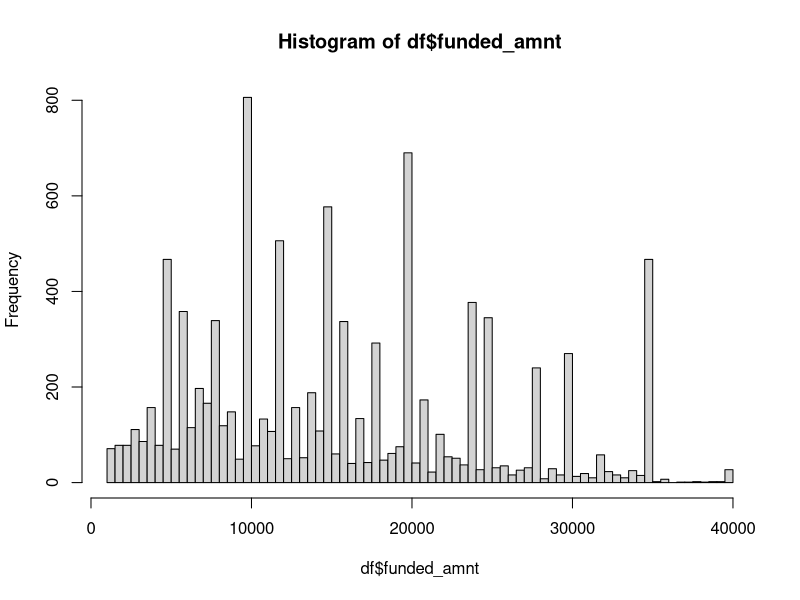
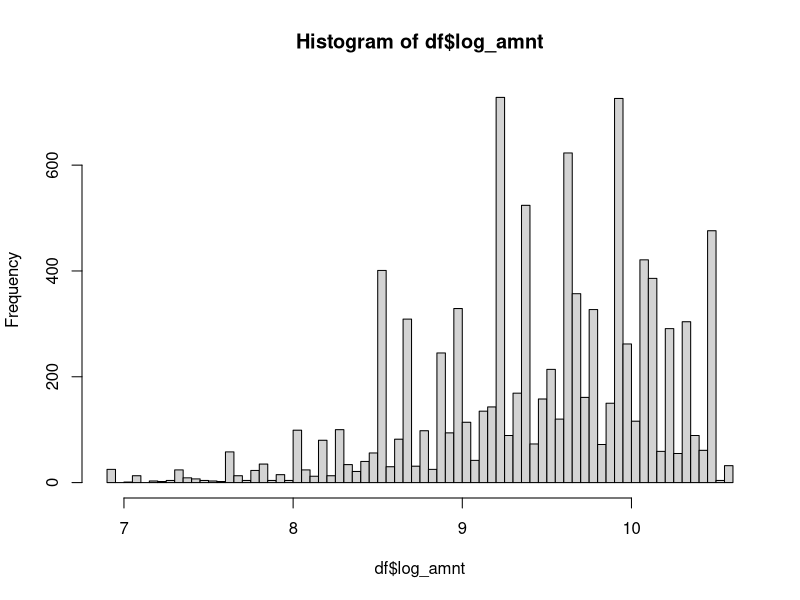
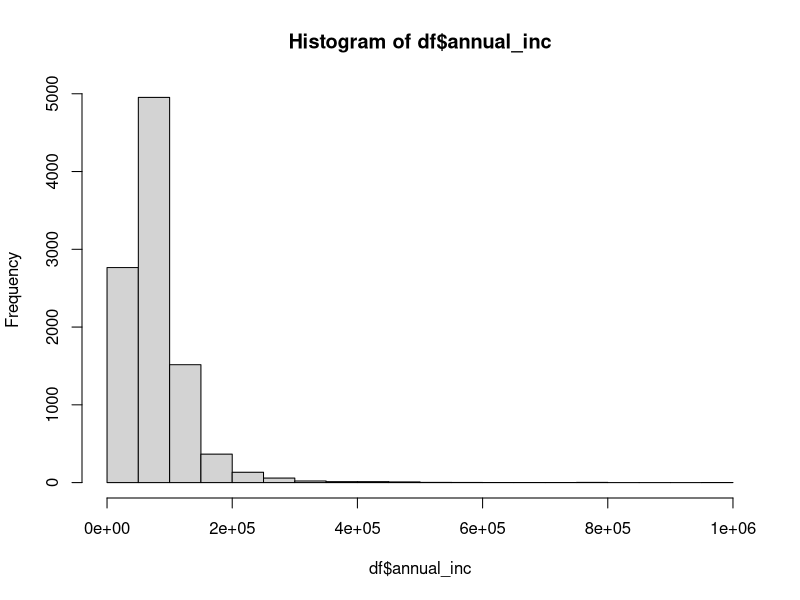
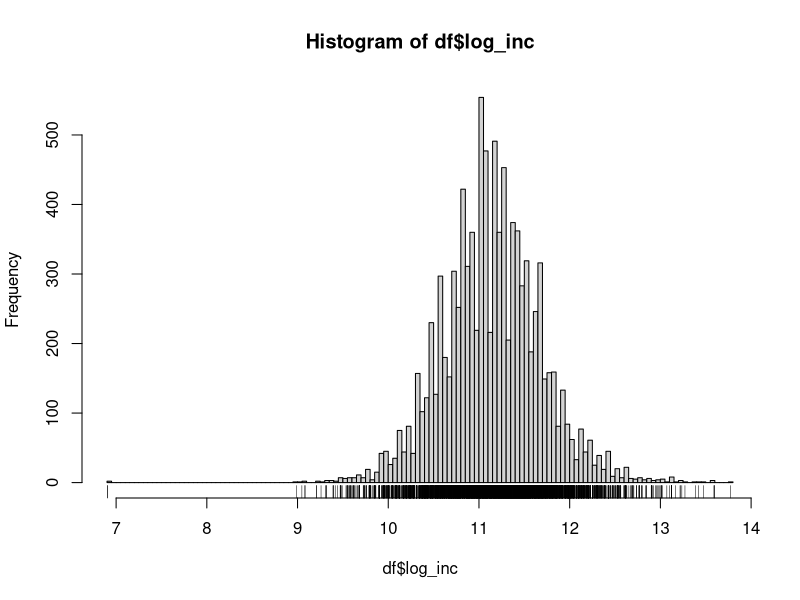
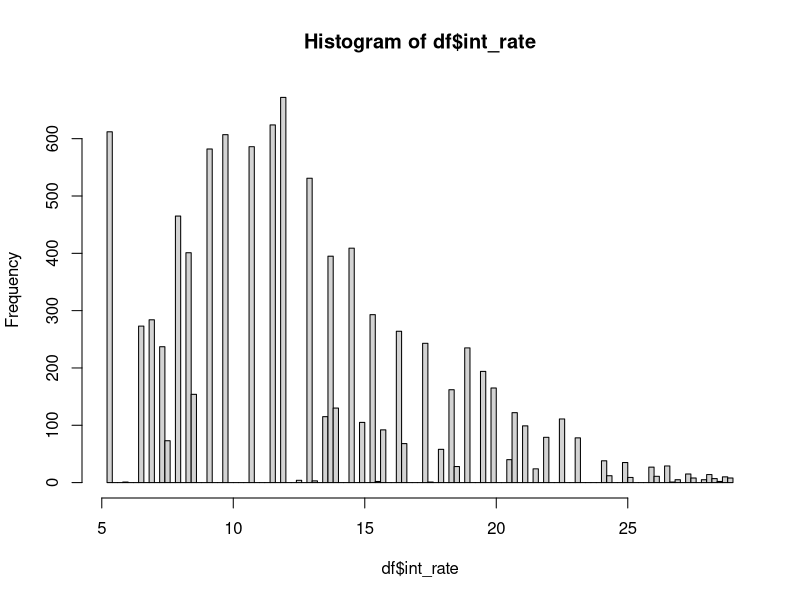
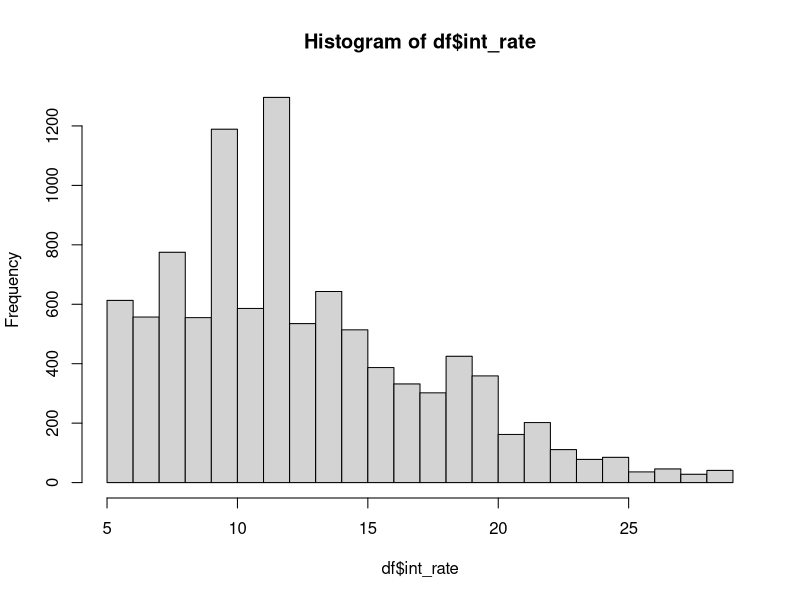
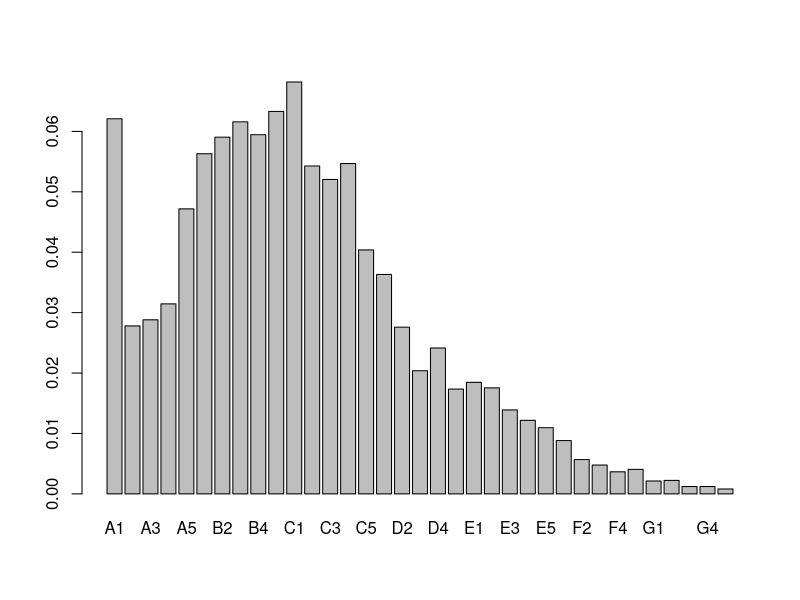
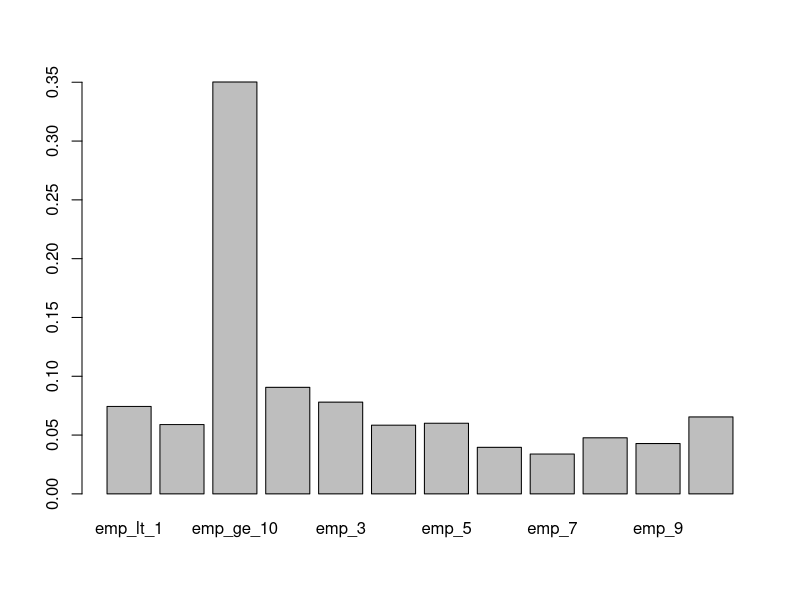

Reproduce these figures in R, in order.
install.packages("modeldata")
df = modeldata::lending_club
table(df$Class)
prop.table(table(df$Class))*100
df$bad = (df$Class =="bad")+0
mean(df$bad)
hist(df$funded_amnt, breaks=100)
df$log_amnt = log(df$funded_amnt)
hist(df$log_amnt, breaks=100)
hist(df$annual_inc)
summary(df$annual_inc)
df$log_inc = log(pmax(df$annual_inc, 1000))
hist(df$log_inc, breaks=100)
df$log_inc
rug(df$log_inc)
table(df$term)
hist(df$int_rate, breaks=100)
hist(df$int_rate, breaks=seq(5, 29, 1))
table(df$sub_grade)
barplot(proportions(table(df$sub_grade)))
table(df$emp_length)
barplot(proportions(table(df$emp_length)))
df$term_new = ifelse(df$term == "term_36", 36, 60)
df$sub_grade = as.numeric(df$sub_grade)
df$sub_grade
barplot(proportions(table(df$sub_grade)))
df$empl = c(0, 1, 10, 2:9, 11)[df$emp_length]
df$empl
barplot(proportions(table(df$empl)))
barplot(proportions(table(df$emp_length)))
round(cor(df[c("bad", "log_amnt", "term_new", "int_rate",
                "sub_grade", "log_inc", "empl")]), 3)
plot(proportions(table(df$Class, df$term), margin=2)*100)
plot(proportions(table(df$sub_grade, df$Class), margin=1)*100)
plot(proportions(table(df$int_rate, df$Class), margin=1)*100)

lgt = glm(bad ~ log_inc + term_new + int_rate + log_amnt + sub_grade, data=df, family="binomial")
summary(lgt)
plot(bad ~ predict(lgt), data=df, pch="|"); grid()
points(fitted(lgt) ~ predict(lgt))
prop = table(fitted(lgt) > 0.5, df$Class)
library("pROC")
pROC::plot.roc(df$bad, fitted(lgt))
pROC::roc(df$bad, fitted(lgt))
n = nrow(df)
train = sample(1:n, 0.8*n)
test = -train
train
lgt_1 = glm(bad ~ term_new + int_rate + log_amnt + sub_grade, data=df, subset=train, family="binomial")
summary(lgt_1)
lgt_2 = glm(bad ~ log_inc + term_new, data=df, subset=train, family="binomial")
summary(lgt_2)
pp1 = predict(lgt_1, newdata=df[test, ], type='response')
mean(pp1)
pp3 = predict(lgt_2, newdata=df[test, ], type='response')
mean(pp3)
pp2 = predict(lgt, newdata=df[test, ], type='response')
mean(pp2)
table(df$Class[test], pp2>0.5)
pp = cbind(pp1, pp2, pp3)
pROC::plot.roc(df$bad[test], pp1, col='green')
pROC::roc(df$bad[test], pp1)
pROC::plot.roc(df$bad[test], pp2, add=1, col='red')
pROC::roc(df$bad[test], pp2)
pROC::plot.roc(df$bad[test], pp3, add=1, col='blue')
pROC::roc(df$bad[test], pp3)
Brier = colMeans((df$bad[test] - pp)^2); Brier
sqrt(Brier) * 100
LogS1 = mean(df$bad[test] * log(pp1) + (1 - df$bad[test])*log(1 - pp1))
LogS1
LogS2 = mean(df$bad[test] * log(pp2) + (1 - df$bad[test])*log(1 - pp2))
LogS2
LogS3 = mean(df$bad[test] * log(pp3) + (1 - df$bad[test])*log(1 - pp3))
LogS3
BB = (df$bad[test] - pp)^2
reg.DM = lm(BB[, 1] - BB[,2] ~ 1)
summary(reg.DM)
